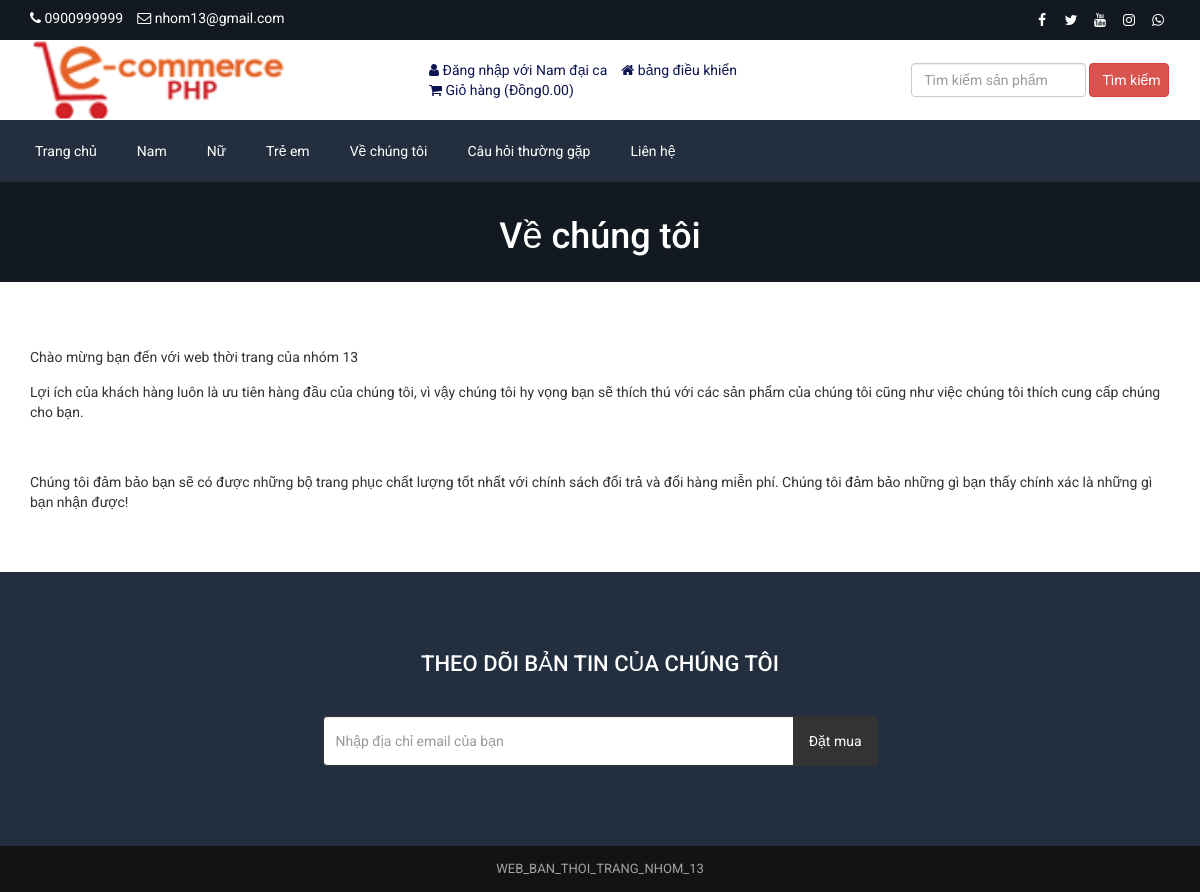
/about.php (signed in), run on the app's committed database.
### tables this page shows
CREATE TABLE `tbl_settings` (
  `id` int(11) NOT NULL,
  `logo` varchar(255) NOT NULL,
  `favicon` varchar(255) NOT NULL,
  `footer_about` mediumtext NOT NULL,
  `footer_copyright` mediumtext NOT NULL,
  `contact_address` mediumtext NOT NULL,
  `contact_email` varchar(255) NOT NULL,
  `contact_phone` varchar(255) NOT NULL,
  `contact_fax` varchar(255) NOT NULL,
  `contact_map_iframe` mediumtext NOT NULL,
  `receive_email` varchar(255) NOT NULL,
  `receive_email_subject` varchar(255) NOT NULL,
  `receive_email_thank_you_message` mediumtext NOT NULL,
  `forget_password_message` mediumtext NOT NULL,
  `total_recent_post_footer` int(10) NOT NULL,
  `total_popular_post_footer` int(10) NOT NULL,
  `total_recent_post_sidebar` int(11) NOT NULL,
  `total_popular_post_sidebar` int(11) NOT NULL,
  `total_featured_product_home` int(11) NOT NULL,
  `total_latest_product_home` int(11) NOT NULL,
  `total_popular_product_home` int(11) NOT NULL,
  `meta_title_home` mediumtext NOT NULL,
  `meta_keyword_home` mediumtext NOT NULL,
  `meta_description_home` mediumtext NOT NULL,
  `banner_login` varchar(255) NOT NULL,
  `banner_registration` varchar(255) NOT NULL,
  `banner_forget_password` varchar(255) NOT NULL,
  `banner_reset_password` varchar(255) NOT NULL,
  `banner_search` varchar(255) NOT NULL,
  `banner_cart` varchar(255) NOT NULL,
  `banner_checkout` varchar(255) NOT NULL,
  `banner_product_category` varchar(255) NOT NULL,
  `banner_blog` varchar(255) NOT NULL,
  `cta_title` varchar(255) NOT NULL,
  `cta_content` mediumtext NOT NULL,
  `cta_read_more_text` varchar(255) NOT NULL,
  `cta_read_more_url` varchar(255) NOT NULL,
  `cta_photo` varchar(255) NOT NULL,
  `featured_product_title` varchar(255) NOT NULL,
  `featured_product_subtitle` varchar(255) NOT NULL,
  `latest_product_title` varchar(255) NOT NULL,
  `latest_product_subtitle` varchar(255) NOT NULL,
  `popular_product_title` varchar(255) NOT NULL,
  `popular_product_subtitle` varchar(255) NOT NULL,
  `testimonial_title` varchar(255) NOT NULL,
  `testimonial_subtitle` varchar(255) NOT NULL,
  `testimonial_photo` varchar(255) NOT NULL,
  `blog_title` varchar(255) NOT NULL,
  `blog_subtitle` varchar(255) NOT NULL,
  `newsletter_text` mediumtext NOT NULL,
  `paypal_email` varchar(255) NOT NULL,
  `stripe_public_key` varchar(255) NOT NULL,
  `stripe_secret_key` varchar(255) NOT NULL,
  `bank_detail` mediumtext NOT NULL,
  `before_head` mediumtext NOT NULL,
  `after_body` mediumtext NOT NULL,
  `before_body` mediumtext NOT NULL,
  `home_service_on_off` int(11) NOT NULL,
  `home_welcome_on_off` int(11) NOT NULL,
  `home_featured_product_on_off` int(11) NOT NULL,
  `home_latest_product_on_off` int(11) NOT NULL,
  `home_popular_product_on_off` int(11) NOT NULL,
  `home_testimonial_on_off` int(11) NOT NULL,
  `home_blog_on_off` int(11) NOT NULL,
  `newsletter_on_off` int(11) NOT NULL,
  `ads_above_welcome_on_off` int(1) NOT NULL,
  `ads_above_featured_product_on_off` int(1) NOT NULL,
  `ads_above_latest_product_on_off` int(1) NOT NULL,
  `ads_above_popular_product_on_off` int(1) NOT NULL,
  `ads_above_testimonial_on_off` int(1) NOT NULL,
  `ads_category_sidebar_on_off` int(1) NOT NULL
);

CREATE TABLE `tbl_social` (
  `social_id` int(11) NOT NULL,
  `social_name` varchar(30) NOT NULL,
  `social_url` varchar(255) NOT NULL,
  `social_icon` varchar(30) NOT NULL
);

CREATE TABLE `tbl_top_category` (
  `tcat_id` int(11) NOT NULL,
  `tcat_name` varchar(255) NOT NULL,
  `show_on_menu` int(1) NOT NULL
);

CREATE TABLE `tbl_page` (
  `id` int(11) NOT NULL,
  `about_title` varchar(255) NOT NULL,
  `about_content` mediumtext NOT NULL,
  `about_banner` varchar(255) NOT NULL,
  `about_meta_title` varchar(255) NOT NULL,
  `about_meta_keyword` mediumtext NOT NULL,
  `about_meta_description` mediumtext NOT NULL,
  `faq_title` varchar(255) NOT NULL,
  `faq_banner` varchar(255) NOT NULL,
  `faq_meta_title` varchar(255) NOT NULL,
  `faq_meta_keyword` mediumtext NOT NULL,
  `faq_meta_description` mediumtext NOT NULL,
  `blog_title` varchar(255) NOT NULL,
  `blog_banner` varchar(255) NOT NULL,
  `blog_meta_title` varchar(255) NOT NULL,
  `blog_meta_keyword` mediumtext NOT NULL,
  `blog_meta_description` mediumtext NOT NULL,
  `contact_title` varchar(255) NOT NULL,
  `contact_banner` varchar(255) NOT NULL,
  `contact_meta_title` varchar(255) NOT NULL,
  `contact_meta_keyword` mediumtext NOT NULL,
  `contact_meta_description` mediumtext NOT NULL,
  `pgallery_title` varchar(255) NOT NULL,
  `pgallery_banner` varchar(255) NOT NULL,
  `pgallery_meta_title` varchar(255) NOT NULL,
  `pgallery_meta_keyword` mediumtext NOT NULL,
  `pgallery_meta_description` mediumtext NOT NULL,
  `vgallery_title` varchar(255) NOT NULL,
  `vgallery_banner` varchar(255) NOT NULL,
  `vgallery_meta_title` varchar(255) NOT NULL,
  `vgallery_meta_keyword` mediumtext NOT NULL,
  `vgallery_meta_description` mediumtext NOT NULL
);

### about.php (the view)
<?php require_once('header.php'); ?>
<?php
$statement = $pdo->prepare("SELECT * FROM tbl_page WHERE id=1");
$statement->execute();
$result = $statement->fetchAll(PDO::FETCH_ASSOC);
foreach ($result as $row) {
   $about_title = $row['about_title'];
    $about_content = $row['about_content'];
    $about_banner = $row['about_banner'];
}
?>
<div class="page-banner" style="background-image: url(assets/uploads/<?php echo $about_banner; ?>);">
    <div class="inner">
        <h1><?php echo $about_title; ?></h1>
    </div>
</div>
<div class="page">
    <div class="container">
        <div class="row">
            <div class="col-md-12">
                <p>
                    <?php echo $about_content; ?>
                </p>
            </div>
        </div>
    </div>
</div>
<?php require_once('footer.php'); ?>

### header.php (shortened to what this page needs)
<?php
include("admin/inc/config.php");
$statement = $pdo->prepare("SELECT * FROM tbl_settings WHERE id=1");
$statement->execute();
$result = $statement->fetchAll(PDO::FETCH_ASSOC);
foreach ($result as $row)
{
	$logo = $row['logo'];
	$contact_email = $row['contact_email'];
	$contact_phone = $row['contact_phone'];
}
?>
<!DOCTYPE html>
<html lang="en">
<head>
	<link rel="stylesheet" href="assets/css/bootstrap.min.css">
	<link rel="stylesheet" href="assets/css/font-awesome.min.css">
	<link rel="stylesheet" href="assets/css/owl.carousel.min.css">
	<link rel="stylesheet" href="assets/css/owl.theme.default.min.css">
	<link rel="stylesheet" href="assets/css/jquery.bxslider.min.css">
    <link rel="stylesheet" href="assets/css/magnific-popup.css">
    <link rel="stylesheet" href="assets/css/rating.css">
	<link rel="stylesheet" href="assets/css/spacing.css">
	<link rel="stylesheet" href="assets/css/bootstrap-touch-slider.css">
	<link rel="stylesheet" href="assets/css/animate.min.css">
	<link rel="stylesheet" href="assets/css/tree-menu.css">
	<link rel="stylesheet" href="assets/css/select2.min.css">
	<link rel="stylesheet" href="assets/css/main.css">
	<link rel="stylesheet" href="assets/css/responsive.css">
	<?php
	$statement = $pdo->prepare("SELECT * FROM tbl_page WHERE id=1");
	$statement->execute();
	$result = $statement->fetchAll(PDO::FETCH_ASSOC);
		?>
</head>
<body>
<div class="top">
	<div class="container">
		<div class="row">
			<div class="col-md-6 col-sm-6 col-xs-12">
				<div class="left">
					<ul>
						<li><i class="fa fa-phone"></i> <?php echo $contact_phone; ?></li>
						<li><i class="fa fa-envelope-o"></i> <?php echo $contact_email; ?></li>
					</ul>
				</div>
			</div>
			<div class="col-md-6 col-sm-6 col-xs-12">
				<div class="right">
					<ul>
						<?php
						$statement = $pdo->prepare("SELECT * FROM tbl_social");
						$statement->execute();
						$result = $statement->fetchAll(PDO::FETCH_ASSOC);
						foreach ($result as $row) {
							?>
							<?php if($row['social_url'] != ''): ?>
							<li><a href="<?php echo $row['social_url']; ?>"><i class="<?php echo $row['social_icon']; ?>"></i></a></li>
							<?php endif; ?>
							<?php
						}
						?>
					</ul>
				</div>
			</div>
		</div>
	</div>
</div>
<div class="header">
	<div class="container">
		<div class="row inner">
			<div class="col-md-4 logo">
				<a href="index.php"><img src="assets/uploads/<?php echo $logo; ?>" alt="logo image"></a>
			</div>
			<div class="col-md-5 right">
				<ul>
					<?php
					if(isset($_SESSION['customer'])) {
						?>
						<li><i class="fa fa-user"></i> <?php echo LANG_VALUE_13; ?> <?php echo $_SESSION['customer']['cust_name']; ?></li>
						<li><a href="dashboard.php"><i class="fa fa-home"></i> <?php echo LANG_VALUE_89; ?></a></li>
						<?php
					} else {
						?>
						<li><a href="login.php"><i class="fa fa-sign-in"></i> <?php echo LANG_VALUE_9; ?></a></li>
						<li><a href="registration.php"><i class="fa fa-user-plus"></i> <?php echo LANG_VALUE_15; ?></a></li>
						<?php
					}
					?>
					<li><a href="cart.php"><i class="fa fa-shopping-cart"></i> <?php echo LANG_VALUE_18; ?> (<?php echo LANG_VALUE_1; ?><?php
					if(isset($_SESSION['cart_p_id'])) {
						$table_total_price = 0;
						$i=0;
	                    foreach($_SESSION['cart_p_qty'] as $key => $value)
	                    {
	                        $i++;
	                        $arr_cart_p_qty[$i] = $value;
	                    }                    $i=0;
	                    foreach($_SESSION['cart_p_current_price'] as $key => $value)
	                    {
	                        $i++;
	                        $arr_cart_p_current_price[$i] = $value;
	                    }
	                    for($i=1;$i<=count($arr_cart_p_qty);$i++) {
	                    	$row_total_price = $arr_cart_p_current_price[$i]*$arr_cart_p_qty[$i];
	                        $table_total_price = $table_total_price + $row_total_price;
	                    }
						echo $table_total_price;
					} else {
						echo '0.00';
					}
					?>)</a></li>
				</ul>
			</div>
			<div class="col-md-3 search-area">
				<form class="navbar-form navbar-left" role="search" action="search-result.php" method="get">
					<div class="form-group">
						<input type="text" class="form-control search-top" placeholder="<?php echo LANG_VALUE_2; ?>" name="search_text">
					</div>
					<button type="submit" class="btn btn-danger"><?php echo LANG_VALUE_3; ?></button>
				</form>
			</div>
		</div>
	</div>
</div>
<div class="nav">
	<div class="container">
		<div class="row">
			<div class="col-md-12 pl_0 pr_0">
				<div class="menu-container">
					<div class="menu">
						<ul>
							<li><a href="index.php">Trang chủ</a></li>
							<?php
							$statement = $pdo->prepare("SELECT * FROM tbl_top_category WHERE show_on_menu=1");
							$statement->execute();
							$result = $statement->fetchAll(PDO::FETCH_ASSOC);
							foreach ($result as $row) {
								?>
								<li><a href="product-category.php?id=<?php echo $row['tcat_id']; ?>&type=top-category"><?php echo $row['tcat_name']; ?></a>
								</li>
								<?php
							}
							?>
							<?php
							$statement = $pdo->prepare("SELECT * FROM tbl_page WHERE id=1");
							$statement->execute();
							$result = $statement->fetchAll(PDO::FETCH_ASSOC);
							foreach ($result as $row) {
								$about_title = $row['about_title'];
								$faq_title = $row['faq_title'];
								$contact_title = $row['contact_title'];
							}
							?>
							<li><a href="about.php"><?php echo $about_title; ?></a></li>
							<li><a href="faq.php"><?php echo $faq_title; ?></a></li>
							<li><a href="contact.php"><?php echo $contact_title; ?></a></li>
						</ul>
					</div>
				</div>
			</div>
		</div>
	</div>
</div>

### footer.php (shortened to what this page needs)
<?php
$statement = $pdo->prepare("SELECT * FROM tbl_settings WHERE id=1");
$statement->execute();
$result = $statement->fetchAll(PDO::FETCH_ASSOC);
foreach ($result as $row)
{
	$footer_copyright = $row['footer_copyright'];
    $newsletter_on_off = $row['newsletter_on_off'];
}
?>
<?php if($newsletter_on_off == 1): ?>
<section class="home-newsletter">
	<div class="container">
		<div class="row">
			<div class="col-md-6 col-md-offset-3">
				<div class="single">
				<form action="" method="post">
					<h2><?php echo LANG_VALUE_93; ?></h2>
					<div class="input-group">
			        	<input type="email" class="form-control" placeholder="<?php echo LANG_VALUE_95; ?>" name="email_subscribe">
			         	<span class="input-group-btn">
			         	<button class="btn btn-theme" type="submit" name="form_subscribe"><?php echo LANG_VALUE_92; ?></button>
			         	</span>
			        </div>
				</div>
			</div>
		</div>
	</div>
</section>
<?php endif; ?>
<div class="footer-bottom">
	<div class="container">
		<div class="row">
			<div class="col-md-12 copyright">
				<?php echo $footer_copyright; ?>
			</div>
		</div>
	</div>
</div>
</body>
</html>

### assets/css/main.css (style rules this page uses)
* { margin: 0; padding: 0; }
body { font-family: "Roboto", sans-serif; font-size: 14px; }
h1, h2, h3, h4, h5, h6 { font-family: "Roboto", sans-serif; }
a { text-decoration: none; }
.top { width: 100%; height: 40px; background: #131921; }
.top .left { float: left; }
.top .left ul { padding-top: 8px; }
.top .left ul li { list-style-type: none; float: left; margin-right: 14px; color: white; }
.top .left ul li i { color: white; }
.top .right { float: right; }
.top .right ul { padding-top: 8px; }
.top .right ul li { list-style-type: none; float: left; margin-left: 5px; }
.top .right ul li a { color: white; width: 24px; height: 24px; line-height: 24px; text-align: center; border-radius: 50%; display: block; transition: all 0.4s ease; }
.header { width: 100%; height: auto; background: #fff; }
.header .inner { height: auto; display: table; }
.header .logo { float: none; display: table-cell; vertical-align: middle; }
.header .logo img { max-width: 100%; height: 80px; }
.header .navbar-form .form-control { width: 300px; }
.header .search-area { float: none; display: table-cell; vertical-align: middle; }
.header .search-area .form-group { width: calc(100% - 84px); }
.header .search-area button { width: 80px; }
.header .search-area form { width: 100%; }
.header .right { float: none; display: table-cell; vertical-align: middle; padding-right: 0; }
.header .right ul { float: right; margin-bottom: 0; }
.header .right ul li { list-style-type: none; float: left; margin-left: 14px; color: #0d1452; }
.header .right ul li a { color: #0d1452; }
.header .navbar-form .search-top { width: 100%; }
.nav { background: #232f3e; }
.menu-container { width: 100%; margin: 0 auto; background: #232f3e; }
.menu-dropdown-icon:before { content: "\f067"; font-family: "FontAwesome"; display: none; cursor: pointer; float: right; padding: 1.5em 2em; background: #fff; color: #333; }
.menu > ul { margin: 0 auto; width: 100%; list-style: none; padding: 0; position: relative; box-sizing: border-box; }
.menu > ul:before, .menu > ul:after { content: ""; display: table; }
.menu > ul:after { clear: both; }
.menu > ul > li { float: left; padding: 0; margin: 0; }
.menu > ul > li a { text-decoration: none; padding: 1.5em 20px; display: block; color: #fff; }
.footer-bottom { width: 100%; height: auto; background: #141314; padding: 14px 0; }
.footer-bottom .copyright { font-size: 13px; color: #a3a3a3; text-align: center; }
.page-banner { width: 100%; height: auto; background-repeat: no-repeat; background-position: center center; -webkit-background-size: cover; background-size: cover; position: relative; padding-top: 15px; padding-bottom: 15px; overflow: hidden; }
.page-banner h1 { color: #fff; text-align: center; z-index: 999; position: relative; }
.page { width: 100%; height: auto; padding-top: 50px; padding-bottom: 50px; }
.home-newsletter { padding: 80px 0; background: #232f3e; }
.home-newsletter .single { max-width: 650px; margin: 0 auto; text-align: center; position: relative; z-index: 2; }
.home-newsletter .single h2 { font-size: 22px; color: white; text-transform: uppercase; margin-bottom: 40px; margin-top: 0; }
.home-newsletter .single .form-control { height: 50px; border-color: #333; outline: none; }
.home-newsletter .single .btn { min-height: 50px; background: #333; color: #fff; padding-left: 15px; padding-right: 15px; }

### assets/css/responsive.css (style rules this page uses)
@media only screen and (min-width: 992px) { .header .inner { width: 100%; } }
@media only screen and (min-width: 992px) { .header .search-area { padding-right: 0; } }
@media only screen and (min-width: 992px) { .header .search-area form { padding-right: 0; } }
@media only screen and (min-width: 992px) { .header .container { padding-right: 0; } }

### data on the page
tbl_settings: contact_phone "0900999999", contact_email "nhom13@gmail.com", logo (picture), footer_copyright "WEB_BAN_THOI_TRANG_NHOM_13"
tbl_top_category: tcat_name "Nam"
tbl_top_category: tcat_name "Nữ"
tbl_top_category: tcat_name "Trẻ em"
tbl_page: about_title "Về chúng tôi", faq_title "Câu hỏi thường gặp", contact_title "Liên hệ", about_banner (picture), about_content "Chào mừng bạn đến với web thời trang của nhóm 13 Lợi ích của khách hàng luôn là ưu tiên hàng đầu của chúng tôi, vì vậy chúng tôi hy vọng bạn sẽ thích thú với các sản phẩm của chúng tôi cũng như việc chúng tôi thích cung cấp chúng cho bạn. Chúng tôi đảm bảo bạn sẽ có được những bộ trang phục chất lượng tốt nhất với chính sách đổi trả và đổi hàng miễn phí. Chúng tôi đảm bảo những gì bạn thấy chính xác là những gì bạn nhận được!"

### other printed values
LANG_VALUE_13 "Đăng nhập với"
$_SESSION['customer']['cust_name'] "Nam đại ca"
LANG_VALUE_89 "bảng điều khiển"
LANG_VALUE_18 "Giỏ hàng"
LANG_VALUE_1 "Đồng"
LANG_VALUE_3 "Tìm kiếm"
LANG_VALUE_93 "THEO DÕI BẢN TIN CỦA CHÚNG TÔI"
LANG_VALUE_92 "Đặt mua"
